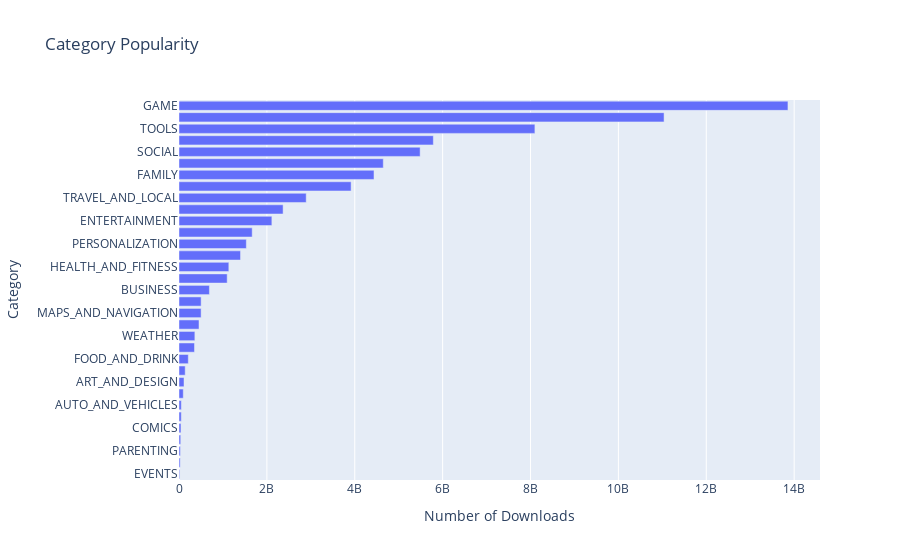

Notebook code for this chart:
### Code cell
h_bar = px.bar(x = category_installs.Installs,
               y = category_installs.index,
               orientation='h',
               title='Category Popularity')

h_bar.update_layout(xaxis_title='Number of Downloads', yaxis_title='Category')
h_bar.show()

### Figure 1 — Plotly figure (JSON) as saved in the notebook; plotly's stock layout.template omitted (floating-point values rounded to 4 significant figures)
{"data": [{"alignmentgroup": "True", "hovertemplate": "x=%{x}<br>y=%{y}<extra></extra>", "legendgroup": "", "marker": {"color": "#636efa", "pattern": {"shape": ""}}, "name": "", "offsetgroup": "", "orientation": "h", "showlegend": false, "textposition": "auto", "type": "bar", "x": [15949410, 26916200, 31116110, 39162676, 44931100, 52083000, 53129800, 97082000, 114233100, 140912410, 211677750, 352852000, 361096500, 455312400, 503267560, 503742120, 692018120, 1096431465, 1134006220, 1400331540, 1532352930, 1665791655, 2113660000, 2369110650, 2894859300, 3916897200, 4437579590, 4649143130, 5487841475, 5788070180, 8099724500, 11039241530, 13858762717], "xaxis": "x", "y": ["EVENTS", "BEAUTY", "PARENTING", "MEDICAL", "COMICS", "LIBRARIES_AND_DEMO", "AUTO_AND_VEHICLES", "HOUSE_AND_HOME", "ART_AND_DESIGN", "DATING", "FOOD_AND_DRINK", "EDUCATION", "WEATHER", "FINANCE", "MAPS_AND_NAVIGATION", "LIFESTYLE", "BUSINESS", "SPORTS", "HEALTH_AND_FITNESS", "SHOPPING", "PERSONALIZATION", "BOOKS_AND_REFERENCE", "ENTERTAINMENT", "NEWS_AND_MAGAZINES", "TRAVEL_AND_LOCAL", "VIDEO_PLAYERS", "FAMILY", "PHOTOGRAPHY", "SOCIAL", "PRODUCTIVITY", "TOOLS", "COMMUNICATION", "GAME"], "yaxis": "y"}], "layout": {"barmode": "relative", "legend": {"tracegroupgap": 0}, "title": {"text": "Category Popularity"}, "xaxis": {"anchor": "y", "domain": [0, 1], "title": {"text": "Number of Downloads"}}, "yaxis": {"anchor": "x", "domain": [0, 1], "title": {"text": "Category"}}}}
